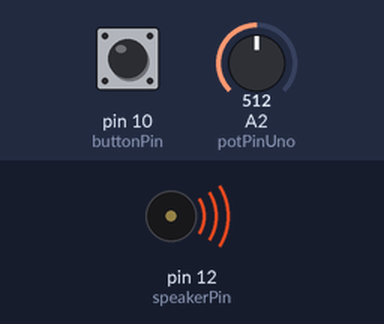
Simulated run of this sketch. Board: Arduino Uno, built with avr-gcc and run on an emulated ATmega328P. On the bench: buzzer (waves = sounding). The test bench sets the inputs (shaded band); at power-on: A2 (potPinUno) = 512, pin 10 (buttonPin) LOW. Random numbers use the default seed unless the sketch sets one; what the sketch prints to the serial monitor is not drawn.

Above: at 1.2 s.
1.3 s: A2 (potPinUno) set to 421
2.8 s: A2 (potPinUno) set to 409
4.3 s: pin 10 (buttonPin) pulled HIGH for 0.3 s
Timing chart, 0 to 12.1 s (numbered marks = the images above; inputs shaded):
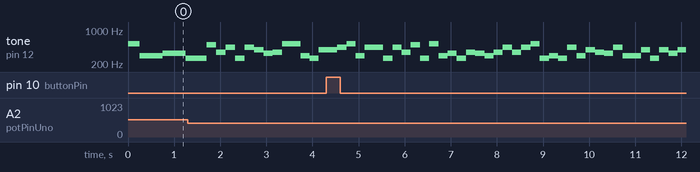

The sketch:

sketch_jun03a.ino
```cpp
#include "NOTES.h"
const int buttonPin = 10;
const int potPinUno = 2;
const int potPinDos = 4;
const int speakerPin = 12;
const int photocellPin = 0;

int melody[8] = {NOTE_C4, NOTE_D4, NOTE_E4, NOTE_F4, NOTE_G4, NOTE_A4, NOTE_B4, NOTE_C5};

int soundState = HIGH;         // the current state of the output pin
int buttonState;             // the current reading from the input pin
int lastButtonState = LOW;   // the previous reading from the input pin
long lastDebounceTime = 0;  // the last time the output pin was toggled
long debounceDelay = 50;    // the debounce time; increase if the output flickers

void setup() {
  // put your setup code here, to run once:
Serial.begin(9600);
pinMode(buttonPin, INPUT);
}

void loop() {
  //oldLoop();
  newLoop();
}

void oldLoop() {
  // put your main code here, to run repeatedly:
int reading = analogRead(photocellPin);
int pitch = random(256) + reading / 4;
tone(speakerPin, map(analogRead(potPinDos), 0, 1023, 0, 256));
delay(100);
}

void newLoop() {
  int currButtonState = 0;
  for (int i = 0; i < sizeof(melody)/sizeof(int); i++)
  {
    currButtonState = getButtonState();
    //debounce(currButtonState);
    if (currButtonState == HIGH)
    {
      tone(speakerPin, melody[i]);
      int delayVal = analogRead(potPinUno)/2;
      Serial.print("If condition: ");
      Serial.println(delayVal);
      delay(map(delayVal * 2, 0 , 1023, 0, 500));
    }
    else {
      tone(speakerPin, melody[random(8)]);
      int delayVal = analogRead(potPinUno)/2;
      Serial.print("Else condtion: ");
      Serial.println(delayVal);
      delay(map(delayVal * 2, 0 , 1023, 0, 500));
     }
  }
 }

  int getButtonState() { return digitalRead(buttonPin); }

  void debounce(int currButtonState) {
    if (currButtonState != lastButtonState) {
    lastDebounceTime = millis();
  }
  if ((millis() - lastDebounceTime) > debounceDelay) {
    if (currButtonState != buttonState) {
      buttonState = currButtonState;
    }
  }
  lastButtonState = currButtonState;
  }
```

NOTES.h
```cpp
#define NOTE_B0 31
#define NOTE_C1 33
#define NOTE_CS1 35
#define NOTE_D1 37
#define NOTE_DS1 39
#define NOTE_E1 41
#define NOTE_F1 44
#define NOTE_FS1 46
#define NOTE_G1 49
#define NOTE_GS1 52
#define NOTE_A1 55
#define NOTE_AS1 58
#define NOTE_B1 62
#define NOTE_C2 65
#define NOTE_CS2 69
#define NOTE_D2 73
#define NOTE_DS2 78
#define NOTE_E2 82
#define NOTE_F2 87
#define NOTE_FS2 93
#define NOTE_G2 98
#define NOTE_GS2 104
#define NOTE_A2 110
#define NOTE_AS2 117
#define NOTE_B2 123
#define NOTE_C3 131
#define NOTE_CS3 139
#define NOTE_D3 147
#define NOTE_DS3 156
#define NOTE_E3 165
#define NOTE_F3 175
#define NOTE_FS3 185
#define NOTE_G3 196
#define NOTE_GS3 208
#define NOTE_A3 220
#define NOTE_AS3 233
#define NOTE_B3 247
#define NOTE_C4 262
#define NOTE_CS4 277
#define NOTE_D4 294
#define NOTE_DS4 311
#define NOTE_E4 330
#define NOTE_F4 349
#define NOTE_FS4 370
#define NOTE_G4 392
#define NOTE_GS4 415
#define NOTE_A4 440
#define NOTE_AS4 466
#define NOTE_B4 494
#define NOTE_C5 523
#define NOTE_CS5 554
#define NOTE_D5 587
#define NOTE_DS5 622
#define NOTE_E5 659
#define NOTE_F5 698
#define NOTE_FS5 740
#define NOTE_G5 784
#define NOTE_GS5 831
#define NOTE_A5 880
#define NOTE_AS5 932
#define NOTE_B5 988
#define NOTE_C6 1047
#define NOTE_CS6 1109
#define NOTE_D6 1175
#define NOTE_DS6 1245
#define NOTE_E6 1319
#define NOTE_F6 1397
#define NOTE_FS6 1480
#define NOTE_G6 1568
#define NOTE_GS6 1661
#define NOTE_A6 1760
#define NOTE_AS6 1865
#define NOTE_B6 1976
#define NOTE_C7 2093
#define NOTE_CS7 2217
#define NOTE_D7 2349
#define NOTE_DS7 2489
#define NOTE_E7 2637
#define NOTE_F7 2794
#define NOTE_FS7 2960
#define NOTE_G7 3136
#define NOTE_GS7 3322
#define NOTE_A7 3520
#define NOTE_AS7 3729
#define NOTE_B7 3951
#define NOTE_C8 4186
#define NOTE_CS8 4435
#define NOTE_D8 4699
#define NOTE_DS8 4978
```

Measured:
- by itself, tone on pin 12 (speakerPin): plays 440 Hz for 0.20 s, 523 Hz for 0.20 s, 294 Hz for 0.20 s, 440 Hz for 0.40 s, 262 Hz for 0.20 s, 440 Hz for 0.20 s … (36 notes in this stretch)
